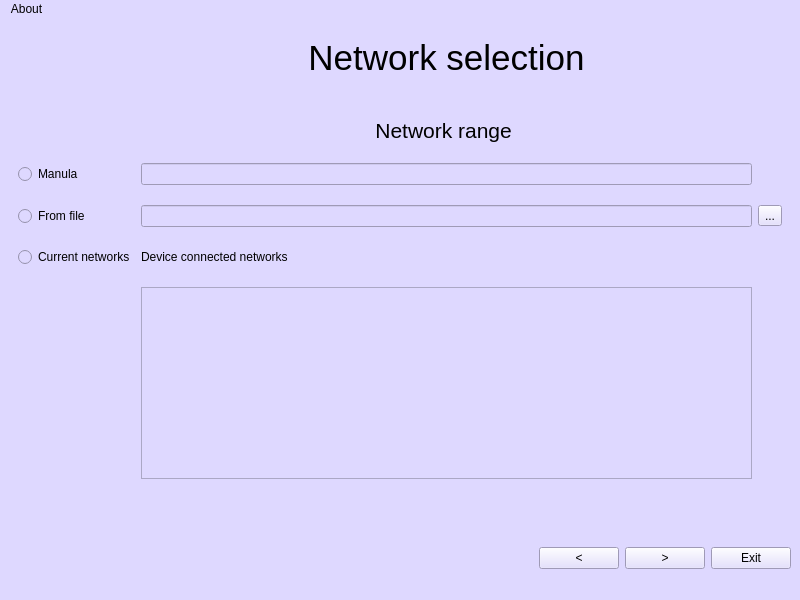
<?xml version="1.0" encoding="UTF-8"?>
<ui version="4.0">
 <class>MainWindow</class>
 <widget class="QMainWindow" name="MainWindow">
  <property name="geometry">
   <rect>
    <x>0</x>
    <y>0</y>
    <width>800</width>
    <height>600</height>
   </rect>
  </property>
  <property name="minimumSize">
   <size>
    <width>800</width>
    <height>600</height>
   </size>
  </property>
  <property name="windowTitle">
   <string>Network Scanner</string>
  </property>
  <property name="styleSheet">
   <string notr="true">background-color: rgb(222, 216, 255);
</string>
  </property>
  <property name="documentMode">
   <bool>false</bool>
  </property>
  <widget class="QWidget" name="centralwidget">
   <layout class="QGridLayout" name="gridLayout_9">
    <item row="4" column="0" colspan="5">
     <widget class="QStackedWidget" name="workSpace">
      <property name="currentIndex">
       <number>1</number>
      </property>
      <widget class="QWidget" name="welcomePage">
       <layout class="QGridLayout" name="gridLayout_10">
        <item row="0" column="0">
         <widget class="QTextBrowser" name="welcomeTtextBrowser">
          <property name="html">
           <string>&lt;!DOCTYPE HTML PUBLIC &quot;-//W3C//DTD HTML 4.0//EN&quot; &quot;http://www.w3.org/TR/REC-html40/strict.dtd&quot;&gt;
&lt;html&gt;&lt;head&gt;&lt;meta name=&quot;qrichtext&quot; content=&quot;1&quot; /&gt;&lt;meta charset=&quot;utf-8&quot; /&gt;&lt;style type=&quot;text/css&quot;&gt;
p, li { white-space: pre-wrap; }
hr { height: 1px; border-width: 0; }
li.unchecked::marker { content: &quot;\2610&quot;; }
li.checked::marker { content: &quot;\2612&quot;; }
&lt;/style&gt;&lt;/head&gt;&lt;body style=&quot; font-family:'Segoe UI'; font-size:9pt; font-weight:400; font-style:normal;&quot;&gt;
&lt;p align=&quot;center&quot; style=&quot;-qt-paragraph-type:empty; margin-top:0px; margin-bottom:0px; margin-left:0px; margin-right:0px; -qt-block-indent:0; text-indent:0px;&quot;&gt;&lt;br /&gt;&lt;/p&gt;
&lt;p align=&quot;center&quot; style=&quot;-qt-paragraph-type:empty; margin-top:0px; margin-bottom:0px; margin-left:0px; margin-right:0px; -qt-block-indent:0; text-indent:0px; font-size:18pt;&quot;&gt;&lt;br /&gt;&lt;/p&gt;
&lt;p align=&quot;center&quot; style=&quot;-qt-paragraph-type:empty; margin-top:0px; margin-bottom:0px; margin-left:0px; margin-right:0px; -qt-block-indent:0; text-indent:0px; font-size:18pt;&quot;&gt;&lt;br /&gt;&lt;/p&gt;
&lt;p align=&quot;center&quot; style=&quot; margin-top:0px; margin-bottom:0px; margin-left:0px; margin-right:0px; -qt-block-indent:0; text-indent:0px;&quot;&gt;&lt;span style=&quot; font-size:18pt;&quot;&gt;Welcome to the Network Scanner!&lt;/span&gt;&lt;/p&gt;&lt;/body&gt;&lt;/html&gt;</string>
          </property>
         </widget>
        </item>
       </layout>
      </widget>
      <widget class="QWidget" name="networkSelectingPage">
       <layout class="QGridLayout" name="gridLayout_11">
        <property name="leftMargin">
         <number>9</number>
        </property>
        <property name="topMargin">
         <number>10</number>
        </property>
        <property name="rightMargin">
         <number>9</number>
        </property>
        <property name="bottomMargin">
         <number>9</number>
        </property>
        <property name="horizontalSpacing">
         <number>6</number>
        </property>
        <property name="verticalSpacing">
         <number>20</number>
        </property>
        <item row="2" column="1">
         <widget class="QLabel" name="label">
          <property name="text">
           <string>&lt;html&gt;&lt;head/&gt;&lt;body&gt;&lt;p align=&quot;center&quot;&gt;&lt;span style=&quot; font-size:16pt;&quot;&gt;Network range &lt;/span&gt;&lt;/p&gt;&lt;/body&gt;&lt;/html&gt;</string>
          </property>
         </widget>
        </item>
        <item row="5" column="2">
         <widget class="QToolButton" name="fileDialogOpenButton">
          <property name="text">
           <string>...</string>
          </property>
         </widget>
        </item>
        <item row="7" column="1">
         <widget class="QLabel" name="currentNetworksLabel">
          <property name="text">
           <string>Device connected networks</string>
          </property>
         </widget>
        </item>
        <item row="7" column="0">
         <widget class="QRadioButton" name="currentNetRadioButton">
          <property name="text">
           <string>Current networks</string>
          </property>
         </widget>
        </item>
        <item row="9" column="1">
         <spacer name="verticalSpacer">
          <property name="orientation">
           <enum>Qt::Vertical</enum>
          </property>
          <property name="sizeHint" stdset="0">
           <size>
            <width>20</width>
            <height>40</height>
           </size>
          </property>
         </spacer>
        </item>
        <item row="5" column="0">
         <widget class="QRadioButton" name="fileRadioButton">
          <property name="text">
           <string>From file</string>
          </property>
         </widget>
        </item>
        <item row="0" column="1">
         <widget class="QLabel" name="label_2">
          <property name="text">
           <string>&lt;html&gt;&lt;head/&gt;&lt;body&gt;&lt;p align=&quot;center&quot;&gt;&lt;span style=&quot; font-size:26pt;&quot;&gt;Network selection&lt;/span&gt;&lt;/p&gt;&lt;/body&gt;&lt;/html&gt;</string>
          </property>
         </widget>
        </item>
        <item row="3" column="0">
         <widget class="QRadioButton" name="manulaRadioButton">
          <property name="layoutDirection">
           <enum>Qt::LeftToRight</enum>
          </property>
          <property name="text">
           <string>Manula</string>
          </property>
         </widget>
        </item>
        <item row="5" column="1">
         <widget class="QLineEdit" name="fileNetworkInput"/>
        </item>
        <item row="3" column="1">
         <widget class="QLineEdit" name="manualNetworkInput"/>
        </item>
        <item row="1" column="1">
         <widget class="Line" name="line">
          <property name="orientation">
           <enum>Qt::Vertical</enum>
          </property>
         </widget>
        </item>
        <item row="8" column="1">
         <widget class="QTextBrowser" name="stateBrowser"/>
        </item>
       </layout>
      </widget>
      <widget class="QWidget" name="scanningTypePage">
       <layout class="QGridLayout" name="gridLayout">
        <item row="1" column="0">
         <widget class="QCheckBox" name="checkBox_3">
          <property name="text">
           <string>Ping</string>
          </property>
         </widget>
        </item>
        <item row="2" column="0">
         <widget class="QCheckBox" name="checkBox_2">
          <property name="text">
           <string>ARP</string>
          </property>
         </widget>
        </item>
        <item row="0" column="0">
         <widget class="QLabel" name="label_3">
          <property name="text">
           <string>&lt;html&gt;&lt;head/&gt;&lt;body&gt;&lt;p align=&quot;center&quot;&gt;&lt;span style=&quot; font-size:26pt;&quot;&gt;Scanning type selection&lt;/span&gt;&lt;/p&gt;&lt;/body&gt;&lt;/html&gt;</string>
          </property>
         </widget>
        </item>
        <item row="4" column="0">
         <spacer name="verticalSpacer_2">
          <property name="orientation">
           <enum>Qt::Vertical</enum>
          </property>
          <property name="sizeHint" stdset="0">
           <size>
            <width>20</width>
            <height>40</height>
           </size>
          </property>
         </spacer>
        </item>
        <item row="3" column="0">
         <widget class="QCheckBox" name="checkBox">
          <property name="text">
           <string>SYN</string>
          </property>
         </widget>
        </item>
       </layout>
      </widget>
      <widget class="QWidget" name="hostDetectingPage">
       <layout class="QGridLayout" name="gridLayout_12">
        <item row="1" column="1">
         <widget class="QScrollBar" name="verticalScrollBar">
          <property name="orientation">
           <enum>Qt::Vertical</enum>
          </property>
         </widget>
        </item>
        <item row="1" column="0">
         <widget class="QTextBrowser" name="textBrowser"/>
        </item>
        <item row="0" column="0">
         <widget class="QProgressBar" name="progressBar">
          <property name="value">
           <number>24</number>
          </property>
         </widget>
        </item>
       </layout>
      </widget>
     </widget>
    </item>
    <item row="5" column="0">
     <spacer name="horizontalSpacer">
      <property name="orientation">
       <enum>Qt::Horizontal</enum>
      </property>
      <property name="sizeHint" stdset="0">
       <size>
        <width>40</width>
        <height>20</height>
       </size>
      </property>
     </spacer>
    </item>
    <item row="5" column="3">
     <widget class="QPushButton" name="nextButton">
      <property name="text">
       <string>&gt;</string>
      </property>
     </widget>
    </item>
    <item row="5" column="4">
     <widget class="QPushButton" name="exitButton">
      <property name="text">
       <string>Exit</string>
      </property>
     </widget>
    </item>
    <item row="5" column="1">
     <spacer name="horizontalSpacer_2">
      <property name="orientation">
       <enum>Qt::Horizontal</enum>
      </property>
      <property name="sizeHint" stdset="0">
       <size>
        <width>40</width>
        <height>20</height>
       </size>
      </property>
     </spacer>
    </item>
    <item row="5" column="2">
     <widget class="QPushButton" name="prevButton">
      <property name="text">
       <string>&lt;</string>
      </property>
     </widget>
    </item>
   </layout>
  </widget>
  <widget class="QMenuBar" name="menubar">
   <property name="geometry">
    <rect>
     <x>0</x>
     <y>0</y>
     <width>800</width>
     <height>22</height>
    </rect>
   </property>
   <widget class="QMenu" name="menuAbout">
    <property name="title">
     <string>About</string>
    </property>
   </widget>
   <addaction name="menuAbout"/>
  </widget>
  <widget class="QStatusBar" name="statusbar"/>
 </widget>
 <resources/>
 <connections/>
</ui>
